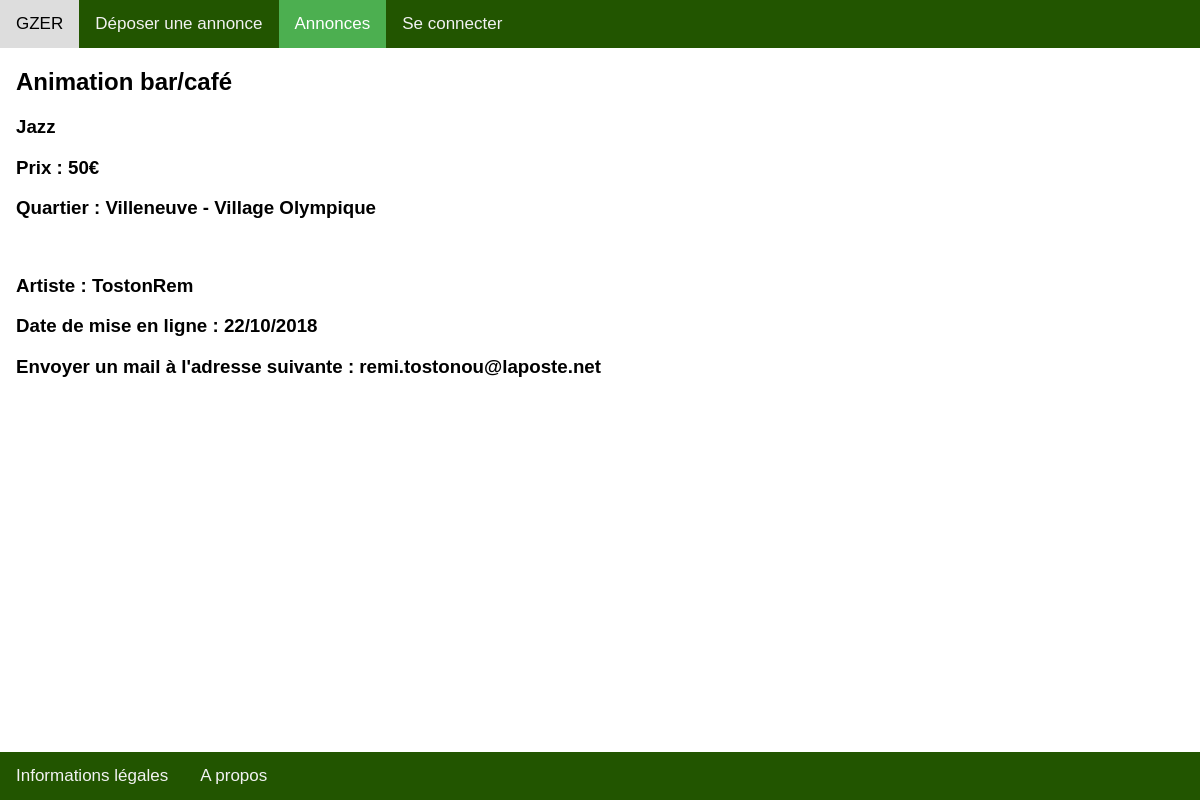
The page /controler/annonce.ctrl.php?numA=1 on the database its author committed.
### tables this page shows
CREATE TABLE annonces (
  numA INTEGER,
  titreA STRING,
  prixA INTEGER,
  localisationA STRING,
  auteurA STRING,
  dateA date,
  categorieA STRING,
  styleA STRING
);

CREATE TABLE membres (
  numM INTEGER,
  pseudoM STRING,
  mailM STRING,
  mdpM STRING
);

### controler/annonce.ctrl.php (called while the page is built, shortened)
<?php
require_once('../model/Annonce.class.php');
require_once('../model/Membre.class.php');
require_once('../model/GzerDAO.class.php');
if (isset($_GET['numA'])) {
  $numA = $_GET['numA'];
} else {
  $numA = '';
}
  if (isset($numA) && $numA != '') {
    $config = parse_ini_file('../config/config.ini');
    $DAO = new GzerDAO($config['database_path']);
    $annonce = $DAO->getAnnonceParNum($numA);
    $membre = $DAO->getMembreParPseudo($annonce->getAuteurA());
  } else {
    $erreur = 0;
  }
include('../view/annonce.view.php');
?>

### model/GzerDAO.class.php (called while the page is built, shortened)
<?php
class GzerDAO {
  private $db;
  function __construct($path) {
    $database = 'sqlite:'.$path.'/gzer.db';
    try {
      $this->db = new PDO($database);
    }
    catch (PDOException $e){
      die("erreur de connexion:".$e->getMessage());
    }
  }
  public function getDb(){
    return $this->db;
  }
  public function getAnnonceParNum(int $numA):Annonce{
    $req = "SELECT * FROM annonces WHERE numA = '$numA'";
    $st = $this->getDb()->query($req);
    $result=$st->fetchAll(PDO::FETCH_CLASS, 'Annonce');
    return $result[0];
  }
  public function getMembreParPseudo(string $pseudoM):Membre{
    $req = "SELECT * FROM membres WHERE pseudoM = '$pseudoM'";
    $st = $this->getDb()->query($req);
    $result=$st->fetchAll(PDO::FETCH_CLASS, 'Membre');
    return $result[0];
  }
}
?>

### model/Annonce.class.php (called while the page is built, shortened)
<?php
class Annonce {
  private $titreA;
  private $prixA;
  private $localisationA;
  private $auteurA;
  private $dateA;
  private $styleA;
  public function getTitreA() {
    return $this->titreA;
  }
  public function getAuteurA() {
    return $this->auteurA;
  }
  public function getStyleA() {
    return $this->styleA;
  }
  public function getPrixA() {
    return $this->prixA;
  }
  public function getLocalisationA() {
    return $this->localisationA;
  }
  public function getDateA() {
    return $this->dateA;
  }
}
?>

### model/Membre.class.php (called while the page is built, shortened)
<?php
class Membre {
  private $mailM;
  public function getMailM() {
    return $this->mailM;
  }
}
?>

### view/annonce.view.php (the view, shortened to what this page needs)
<!DOCTYPE html>
<html lang="en" dir="ltr">
<head>
  <link rel="stylesheet" href="../view/css/deposer_annonce.view.styles.css" />
</head>
<body>
  <div class="topnav">
    <a href="../controler/main.ctrl.php">GZER</a>
    <a href="../controler/deposer_annonce.ctrl.php">Déposer une annonce</a>
    <a class="active" href="../controler/annonces.ctrl.php">Annonces</a>
    <a href="../controler/seconnecter.ctrl.php">Se connecter</a>
  </div>
  <div class="navbar">
    <a href="../view/infos.view.php">Informations légales</a>
    <a href="../view/a_propos.view.php">A propos</a>
  </div>
  <div id=container style="padding-left:16px">
    <?php if(isset($annonce)) { ?>
      <h2><?= $annonce->getTitreA() ?></h2>
      <h3><?= $annonce->getStyleA() ?></h3>
      <h3>Prix : <?= $annonce->getPrixA() ?>€</h3>
      <h3>Quartier : <?= $annonce->getLocalisationA() ?></h3>
      <br>
      <h3>Artiste : <?= $annonce->getAuteurA() ?></h3>
      <h3>Date de mise en ligne : <?= $annonce->getDateA() ?></h3>
      <h3>Envoyer un mail à l'adresse suivante : <?= $membre->getMailM() ?></h3>
    <?php } else if ($erreur == 0) { ?>
      <h2>Une erreur est survenue</h2>
    <?php } ?>
  </div>
</body>
</html>

### view/css/deposer_annonce.view.styles.css (style rules this page uses)
body { margin: 0; font-family: Arial, Helvetica, sans-serif; }
.topnav { overflow: hidden; background-color: #250; }
.topnav a { float: left; color: #f2f2f2; text-align: center; padding: 14px 16px; text-decoration: none; font-size: 17px; }
.topnav a.active { background-color: #4CAF50; color: white; }
.navbar { overflow: hidden; background-color: #250; position: fixed; bottom: 0; width: 100%; }
.navbar a { float: left; display: block; color: #f2f2f2; text-align: center; padding: 14px 16px; text-decoration: none; font-size: 17px; }
#container { overflow:auto; }

### rows shown on the page
annonces: titreA "Animation bar/café", styleA "Jazz", prixA "50", localisationA "Villeneuve - Village Olympique", auteurA "TostonRem", dateA "22/10/2018"
membres: mailM "remi.tostonou@laposte.net"
